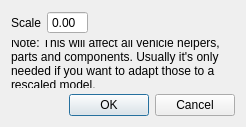
<?xml version="1.0" encoding="UTF-8"?>
<ui version="4.0">
 <class>VehicleScaleDialog</class>
 <widget class="QDialog" name="VehicleScaleDialog">
  <property name="geometry">
   <rect>
    <x>0</x>
    <y>0</y>
    <width>246</width>
    <height>127</height>
   </rect>
  </property>
  <property name="windowTitle">
   <string>Update Vehicle Scale</string>
  </property>
  <layout class="QVBoxLayout" name="verticalLayout">
   <item>
    <layout class="QHBoxLayout" name="horizontalLayout">
     <item>
      <widget class="QLabel" name="label">
       <property name="text">
        <string>Scale</string>
       </property>
      </widget>
     </item>
     <item>
      <widget class="QDoubleSpinBox" name="m_editScale">
       <property name="buttonSymbols">
        <enum>QAbstractSpinBox::NoButtons</enum>
       </property>
      </widget>
     </item>
     <item>
      <spacer name="horizontalSpacer">
       <property name="orientation">
        <enum>Qt::Horizontal</enum>
       </property>
       <property name="sizeHint" stdset="0">
        <size>
         <width>40</width>
         <height>20</height>
        </size>
       </property>
      </spacer>
     </item>
    </layout>
   </item>
   <item>
    <widget class="QLabel" name="label_2">
     <property name="text">
      <string>Note: This will affect all vehicle helpers, parts and components. Usually it's only needed if you want to adapt those to a rescaled model.</string>
     </property>
     <property name="wordWrap">
      <bool>true</bool>
     </property>
    </widget>
   </item>
   <item>
    <widget class="QDialogButtonBox" name="buttonBox">
     <property name="standardButtons">
      <set>QDialogButtonBox::Cancel|QDialogButtonBox::Ok</set>
     </property>
    </widget>
   </item>
  </layout>
 </widget>
 <resources/>
 <connections>
  <connection>
   <sender>buttonBox</sender>
   <signal>accepted()</signal>
   <receiver>VehicleScaleDialog</receiver>
   <slot>accept()</slot>
   <hints>
    <hint type="sourcelabel">
     <x>126</x>
     <y>103</y>
    </hint>
    <hint type="destinationlabel">
     <x>58</x>
     <y>93</y>
    </hint>
   </hints>
  </connection>
  <connection>
   <sender>buttonBox</sender>
   <signal>rejected()</signal>
   <receiver>VehicleScaleDialog</receiver>
   <slot>reject()</slot>
   <hints>
    <hint type="sourcelabel">
     <x>187</x>
     <y>102</y>
    </hint>
    <hint type="destinationlabel">
     <x>160</x>
     <y>91</y>
    </hint>
   </hints>
  </connection>
 </connections>
</ui>
